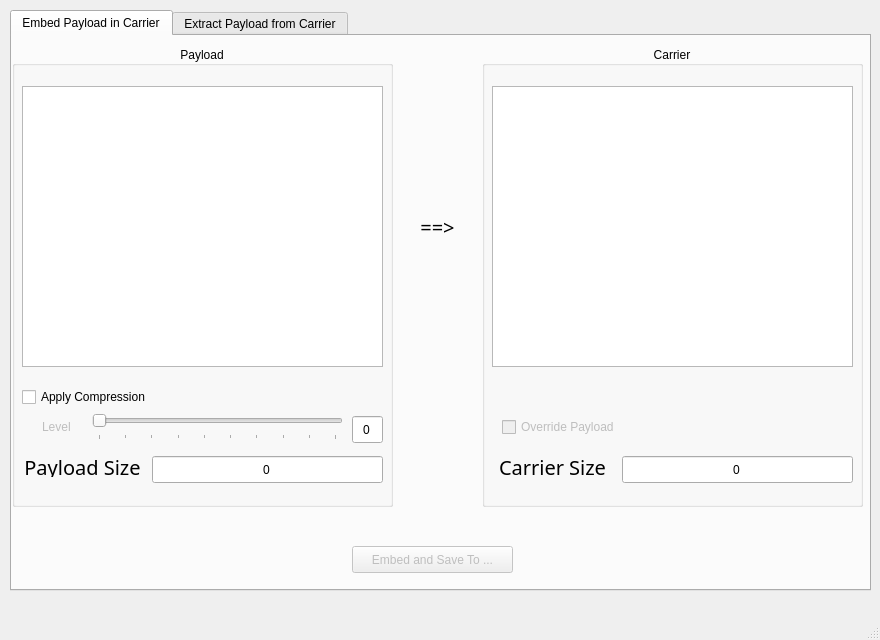
<?xml version="1.0" encoding="UTF-8"?>
<ui version="4.0">
 <class>MainWindow</class>
 <widget class="QMainWindow" name="MainWindow">
  <property name="geometry">
   <rect>
    <x>0</x>
    <y>0</y>
    <width>880</width>
    <height>640</height>
   </rect>
  </property>
  <property name="windowTitle">
   <string>MainWindow</string>
  </property>
  <widget class="QWidget" name="centralwidget">
   <widget class="QTabWidget" name="tabOption">
    <property name="geometry">
     <rect>
      <x>10</x>
      <y>10</y>
      <width>861</width>
      <height>581</height>
     </rect>
    </property>
    <property name="currentIndex">
     <number>0</number>
    </property>
    <widget class="QWidget" name="tab">
     <attribute name="title">
      <string>Embed Payload in Carrier</string>
     </attribute>
     <widget class="QGroupBox" name="grpCarrier1">
      <property name="geometry">
       <rect>
        <x>470</x>
        <y>10</y>
        <width>381</width>
        <height>461</height>
       </rect>
      </property>
      <property name="title">
       <string>Carrier</string>
      </property>
      <property name="alignment">
       <set>Qt::AlignCenter</set>
      </property>
      <property name="flat">
       <bool>false</bool>
      </property>
      <widget class="QGraphicsView" name="viewCarrier1">
       <property name="geometry">
        <rect>
         <x>10</x>
         <y>40</y>
         <width>361</width>
         <height>281</height>
        </rect>
       </property>
      </widget>
      <widget class="QCheckBox" name="chkOverride">
       <property name="enabled">
        <bool>false</bool>
       </property>
       <property name="geometry">
        <rect>
         <x>20</x>
         <y>370</y>
         <width>141</width>
         <height>22</height>
        </rect>
       </property>
       <property name="text">
        <string>Override Payload</string>
       </property>
      </widget>
      <widget class="QLabel" name="lblPayloadFound">
       <property name="geometry">
        <rect>
         <x>30</x>
         <y>330</y>
         <width>331</width>
         <height>21</height>
        </rect>
       </property>
       <property name="font">
        <font>
         <family>CM Roman</family>
         <pointsize>15</pointsize>
        </font>
       </property>
       <property name="text">
        <string/>
       </property>
       <property name="alignment">
        <set>Qt::AlignCenter</set>
       </property>
      </widget>
      <widget class="QLineEdit" name="txtCarrierSize">
       <property name="geometry">
        <rect>
         <x>140</x>
         <y>410</y>
         <width>231</width>
         <height>27</height>
        </rect>
       </property>
       <property name="text">
        <string>0</string>
       </property>
       <property name="alignment">
        <set>Qt::AlignCenter</set>
       </property>
       <property name="readOnly">
        <bool>true</bool>
       </property>
      </widget>
      <widget class="QLabel" name="lblCarrierSize">
       <property name="geometry">
        <rect>
         <x>10</x>
         <y>410</y>
         <width>121</width>
         <height>21</height>
        </rect>
       </property>
       <property name="font">
        <font>
         <family>CM Roman</family>
         <pointsize>15</pointsize>
        </font>
       </property>
       <property name="text">
        <string>Carrier Size</string>
       </property>
       <property name="alignment">
        <set>Qt::AlignCenter</set>
       </property>
      </widget>
     </widget>
     <widget class="QLabel" name="lblArrow">
      <property name="geometry">
       <rect>
        <x>390</x>
        <y>180</y>
        <width>71</width>
        <height>21</height>
       </rect>
      </property>
      <property name="font">
       <font>
        <family>CM Roman</family>
        <pointsize>15</pointsize>
       </font>
      </property>
      <property name="text">
       <string>==&gt;</string>
      </property>
      <property name="alignment">
       <set>Qt::AlignCenter</set>
      </property>
     </widget>
     <widget class="QGroupBox" name="grpPayload1">
      <property name="geometry">
       <rect>
        <x>0</x>
        <y>10</y>
        <width>381</width>
        <height>461</height>
       </rect>
      </property>
      <property name="title">
       <string>Payload</string>
      </property>
      <property name="alignment">
       <set>Qt::AlignCenter</set>
      </property>
      <property name="flat">
       <bool>false</bool>
      </property>
      <widget class="QGraphicsView" name="viewPayload1">
       <property name="geometry">
        <rect>
         <x>10</x>
         <y>40</y>
         <width>361</width>
         <height>281</height>
        </rect>
       </property>
      </widget>
      <widget class="QLineEdit" name="txtCompression">
       <property name="geometry">
        <rect>
         <x>340</x>
         <y>370</y>
         <width>31</width>
         <height>27</height>
        </rect>
       </property>
       <property name="text">
        <string>0</string>
       </property>
       <property name="alignment">
        <set>Qt::AlignCenter</set>
       </property>
       <property name="readOnly">
        <bool>true</bool>
       </property>
      </widget>
      <widget class="QSlider" name="slideCompression">
       <property name="geometry">
        <rect>
         <x>80</x>
         <y>363</y>
         <width>251</width>
         <height>31</height>
        </rect>
       </property>
       <property name="maximum">
        <number>9</number>
       </property>
       <property name="pageStep">
        <number>1</number>
       </property>
       <property name="value">
        <number>0</number>
       </property>
       <property name="tracking">
        <bool>true</bool>
       </property>
       <property name="orientation">
        <enum>Qt::Horizontal</enum>
       </property>
       <property name="invertedAppearance">
        <bool>false</bool>
       </property>
       <property name="tickPosition">
        <enum>QSlider::TicksBelow</enum>
       </property>
       <property name="tickInterval">
        <number>1</number>
       </property>
      </widget>
      <widget class="QLabel" name="lblLevel">
       <property name="enabled">
        <bool>false</bool>
       </property>
       <property name="geometry">
        <rect>
         <x>30</x>
         <y>370</y>
         <width>35</width>
         <height>21</height>
        </rect>
       </property>
       <property name="text">
        <string>Level</string>
       </property>
      </widget>
      <widget class="QCheckBox" name="chkApplyCompression">
       <property name="geometry">
        <rect>
         <x>10</x>
         <y>340</y>
         <width>161</width>
         <height>22</height>
        </rect>
       </property>
       <property name="text">
        <string>Apply Compression</string>
       </property>
      </widget>
      <widget class="QLabel" name="lblPayloadSize">
       <property name="geometry">
        <rect>
         <x>10</x>
         <y>410</y>
         <width>121</width>
         <height>21</height>
        </rect>
       </property>
       <property name="font">
        <font>
         <family>CM Roman</family>
         <pointsize>15</pointsize>
        </font>
       </property>
       <property name="text">
        <string>Payload Size</string>
       </property>
       <property name="alignment">
        <set>Qt::AlignCenter</set>
       </property>
      </widget>
      <widget class="QLineEdit" name="txtPayloadSize">
       <property name="geometry">
        <rect>
         <x>140</x>
         <y>410</y>
         <width>231</width>
         <height>27</height>
        </rect>
       </property>
       <property name="text">
        <string>0</string>
       </property>
       <property name="alignment">
        <set>Qt::AlignCenter</set>
       </property>
       <property name="readOnly">
        <bool>true</bool>
       </property>
      </widget>
     </widget>
     <widget class="QPushButton" name="btnSave">
      <property name="enabled">
       <bool>false</bool>
      </property>
      <property name="geometry">
       <rect>
        <x>340</x>
        <y>510</y>
        <width>161</width>
        <height>27</height>
       </rect>
      </property>
      <property name="text">
       <string>Embed and Save To ...</string>
      </property>
     </widget>
    </widget>
    <widget class="QWidget" name="tab_2">
     <attribute name="title">
      <string>Extract Payload from Carrier</string>
     </attribute>
     <widget class="QGroupBox" name="grpPayload2">
      <property name="geometry">
       <rect>
        <x>470</x>
        <y>10</y>
        <width>381</width>
        <height>331</height>
       </rect>
      </property>
      <property name="title">
       <string>Payload</string>
      </property>
      <property name="alignment">
       <set>Qt::AlignCenter</set>
      </property>
      <property name="flat">
       <bool>false</bool>
      </property>
      <widget class="QGraphicsView" name="viewPayload2">
       <property name="geometry">
        <rect>
         <x>10</x>
         <y>40</y>
         <width>361</width>
         <height>281</height>
        </rect>
       </property>
      </widget>
     </widget>
     <widget class="QGroupBox" name="grpCarrier2">
      <property name="geometry">
       <rect>
        <x>0</x>
        <y>10</y>
        <width>381</width>
        <height>461</height>
       </rect>
      </property>
      <property name="title">
       <string>Carrier</string>
      </property>
      <property name="alignment">
       <set>Qt::AlignCenter</set>
      </property>
      <property name="flat">
       <bool>false</bool>
      </property>
      <widget class="QGraphicsView" name="viewCarrier2">
       <property name="geometry">
        <rect>
         <x>10</x>
         <y>40</y>
         <width>361</width>
         <height>281</height>
        </rect>
       </property>
      </widget>
      <widget class="QLabel" name="lblCarrierEmpty">
       <property name="geometry">
        <rect>
         <x>20</x>
         <y>330</y>
         <width>331</width>
         <height>21</height>
        </rect>
       </property>
       <property name="font">
        <font>
         <family>CM Roman</family>
         <pointsize>15</pointsize>
        </font>
       </property>
       <property name="text">
        <string/>
       </property>
       <property name="alignment">
        <set>Qt::AlignCenter</set>
       </property>
      </widget>
      <widget class="QPushButton" name="btnExtract">
       <property name="enabled">
        <bool>false</bool>
       </property>
       <property name="geometry">
        <rect>
         <x>50</x>
         <y>370</y>
         <width>281</width>
         <height>27</height>
        </rect>
       </property>
       <property name="text">
        <string>Extract Payload</string>
       </property>
      </widget>
      <widget class="QPushButton" name="btnClean">
       <property name="enabled">
        <bool>false</bool>
       </property>
       <property name="geometry">
        <rect>
         <x>50</x>
         <y>410</y>
         <width>281</width>
         <height>27</height>
        </rect>
       </property>
       <property name="text">
        <string>Clean Carrier</string>
       </property>
      </widget>
     </widget>
     <widget class="QLabel" name="lblArrow2">
      <property name="geometry">
       <rect>
        <x>390</x>
        <y>170</y>
        <width>71</width>
        <height>21</height>
       </rect>
      </property>
      <property name="font">
       <font>
        <family>CM Roman</family>
        <pointsize>15</pointsize>
       </font>
      </property>
      <property name="text">
       <string>==&gt;</string>
      </property>
      <property name="alignment">
       <set>Qt::AlignCenter</set>
      </property>
     </widget>
    </widget>
   </widget>
  </widget>
  <widget class="QMenuBar" name="menubar">
   <property name="geometry">
    <rect>
     <x>0</x>
     <y>0</y>
     <width>880</width>
     <height>25</height>
    </rect>
   </property>
  </widget>
  <widget class="QStatusBar" name="statusbar"/>
 </widget>
 <resources/>
 <connections/>
</ui>
